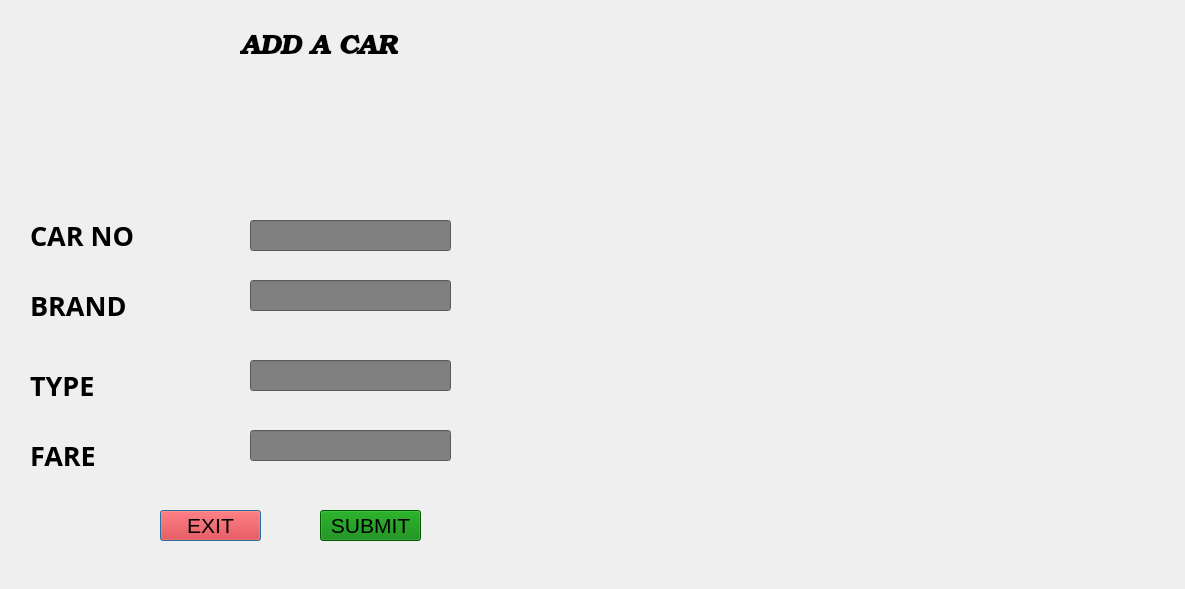
<?xml version="1.0" encoding="UTF-8"?>
<ui version="4.0">
 <class>add_car</class>
 <widget class="QDialog" name="add_car">
  <property name="geometry">
   <rect>
    <x>0</x>
    <y>0</y>
    <width>1185</width>
    <height>589</height>
   </rect>
  </property>
  <property name="windowTitle">
   <string>Dialog</string>
  </property>
  <widget class="QLabel" name="add_car_2">
   <property name="geometry">
    <rect>
     <x>-360</x>
     <y>-250</y>
     <width>1601</width>
     <height>891</height>
    </rect>
   </property>
   <property name="text">
    <string/>
   </property>
   <property name="pixmap">
    <pixmap>../../../Downloads/sven-d-a4S6KUuLeoM-unsplash(2).jpg</pixmap>
   </property>
  </widget>
  <widget class="QLabel" name="label_3">
   <property name="geometry">
    <rect>
     <x>240</x>
     <y>20</y>
     <width>500</width>
     <height>61</height>
    </rect>
   </property>
   <property name="font">
    <font>
     <family>URW Bookman</family>
     <pointsize>20</pointsize>
     <weight>75</weight>
     <italic>true</italic>
     <bold>true</bold>
    </font>
   </property>
   <property name="styleSheet">
    <string notr="true">font-size:20</string>
   </property>
   <property name="text">
    <string>ADD A CAR</string>
   </property>
   <property name="textFormat">
    <enum>Qt::RichText</enum>
   </property>
  </widget>
  <widget class="QLabel" name="label_4">
   <property name="geometry">
    <rect>
     <x>30</x>
     <y>190</y>
     <width>211</width>
     <height>91</height>
    </rect>
   </property>
   <property name="font">
    <font>
     <family>Ubuntu Condensed</family>
     <pointsize>20</pointsize>
     <weight>75</weight>
     <bold>true</bold>
    </font>
   </property>
   <property name="styleSheet">
    <string notr="true">color:black;</string>
   </property>
   <property name="text">
    <string>CAR NO</string>
   </property>
  </widget>
  <widget class="QLineEdit" name="car_no_lineEdit">
   <property name="geometry">
    <rect>
     <x>250</x>
     <y>220</y>
     <width>201</width>
     <height>31</height>
    </rect>
   </property>
   <property name="styleSheet">
    <string notr="true">background-color:grey;</string>
   </property>
  </widget>
  <widget class="QLabel" name="label_5">
   <property name="geometry">
    <rect>
     <x>30</x>
     <y>260</y>
     <width>211</width>
     <height>91</height>
    </rect>
   </property>
   <property name="font">
    <font>
     <family>Ubuntu Condensed</family>
     <pointsize>20</pointsize>
     <weight>75</weight>
     <bold>true</bold>
    </font>
   </property>
   <property name="styleSheet">
    <string notr="true">color:black;</string>
   </property>
   <property name="text">
    <string>BRAND</string>
   </property>
  </widget>
  <widget class="QLineEdit" name="brand_lineEdit_2">
   <property name="geometry">
    <rect>
     <x>250</x>
     <y>280</y>
     <width>201</width>
     <height>31</height>
    </rect>
   </property>
   <property name="styleSheet">
    <string notr="true">background-color:grey;</string>
   </property>
  </widget>
  <widget class="QLabel" name="label_6">
   <property name="geometry">
    <rect>
     <x>30</x>
     <y>340</y>
     <width>211</width>
     <height>91</height>
    </rect>
   </property>
   <property name="font">
    <font>
     <family>Ubuntu Condensed</family>
     <pointsize>20</pointsize>
     <weight>75</weight>
     <bold>true</bold>
    </font>
   </property>
   <property name="styleSheet">
    <string notr="true">color:black;</string>
   </property>
   <property name="text">
    <string>TYPE</string>
   </property>
  </widget>
  <widget class="QLabel" name="label_7">
   <property name="geometry">
    <rect>
     <x>30</x>
     <y>410</y>
     <width>211</width>
     <height>91</height>
    </rect>
   </property>
   <property name="font">
    <font>
     <family>Ubuntu Condensed</family>
     <pointsize>20</pointsize>
     <weight>75</weight>
     <bold>true</bold>
    </font>
   </property>
   <property name="styleSheet">
    <string notr="true">color:black;</string>
   </property>
   <property name="text">
    <string>FARE</string>
   </property>
  </widget>
  <widget class="QLineEdit" name="fare_lineEdit_2">
   <property name="geometry">
    <rect>
     <x>250</x>
     <y>430</y>
     <width>201</width>
     <height>31</height>
    </rect>
   </property>
   <property name="styleSheet">
    <string notr="true">background-color:grey;</string>
   </property>
  </widget>
  <widget class="QPushButton" name="exit_pushButton_3">
   <property name="geometry">
    <rect>
     <x>160</x>
     <y>510</y>
     <width>101</width>
     <height>31</height>
    </rect>
   </property>
   <property name="font">
    <font>
     <pointsize>16</pointsize>
    </font>
   </property>
   <property name="styleSheet">
    <string notr="true">BACKGROUND-COLOR:RED</string>
   </property>
   <property name="text">
    <string>EXIT</string>
   </property>
  </widget>
  <widget class="QPushButton" name="submit_pushButton_4">
   <property name="geometry">
    <rect>
     <x>320</x>
     <y>510</y>
     <width>101</width>
     <height>31</height>
    </rect>
   </property>
   <property name="font">
    <font>
     <pointsize>16</pointsize>
    </font>
   </property>
   <property name="styleSheet">
    <string notr="true">BACKGROUND-COLOR:GREEN</string>
   </property>
   <property name="text">
    <string>SUBMIT</string>
   </property>
  </widget>
  <widget class="QLineEdit" name="type_lineEdit_3">
   <property name="geometry">
    <rect>
     <x>250</x>
     <y>360</y>
     <width>201</width>
     <height>31</height>
    </rect>
   </property>
   <property name="styleSheet">
    <string notr="true">background-color:grey;</string>
   </property>
  </widget>
 </widget>
 <resources/>
 <connections/>
</ui>
